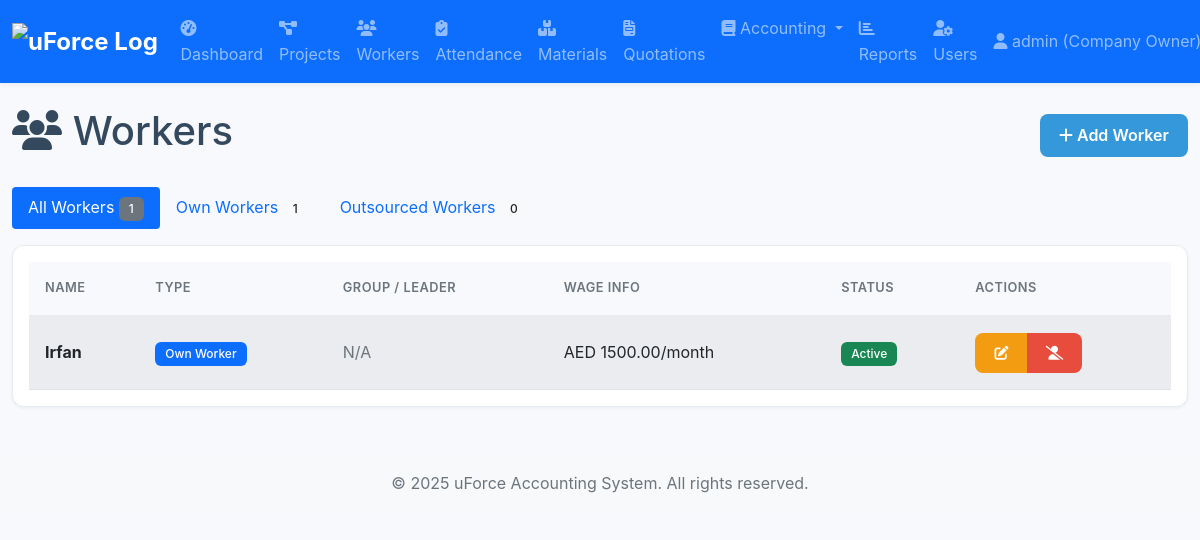
/workers/ (signed in), run on the app's committed database.
### accounts/models.py (models this page shows, shortened)
class CustomUser(AbstractUser):
    ROLE_CHOICES = (('admin', 'Admin'), ('owner', 'Company Owner'), ('supervisor', 'Supervisor'), ('foreman', 'Foreman'))
    role = models.CharField(max_length=20, choices=ROLE_CHOICES)
    phone = models.CharField(max_length=15, blank=True)

### workers/models.py (models this page shows, shortened)
class Worker(models.Model):
    WORKER_TYPES = (
        ('own', 'Own Worker'),
        ('outsourced', 'Outsourced Worker'),
    )
    name = models.CharField(max_length=100)
    worker_type = models.CharField(max_length=20, choices=WORKER_TYPES)
    group = models.ForeignKey(
        OutsourcedGroup,
        on_delete=models.SET_NULL,
        null=True,
        blank=True,
        related_name='members'
    )
    fixed_wage = models.DecimalField(max_digits=10, decimal_places=2, default=0, help_text="Monthly salary for 'Own' workers.")
    dob = models.DateField(verbose_name="Date of Birth", null=True, blank=True)
    daily_wage = models.DecimalField(max_digits=10, decimal_places=2, default=0, help_text="Daily wage for 'Outsourced' workers.")
    contact = models.CharField(max_length=15, blank=True)
    ot1_rate = models.DecimalField(max_digits=10, decimal_places=2, default=0, verbose_name="OT1 Rate", help_text="Overtime rate per hour for normal days.")
    ot2_rate = models.DecimalField(max_digits=10, decimal_places=2, default=0, verbose_name="OT2 Rate", help_text="Overtime rate per hour for holidays.")
    is_active = models.BooleanField(default=True)
    created_at = models.DateTimeField(auto_now_add=True, null=True)

### workers/views.py (the view)
# urls.py: path('', views.worker_list_view, name='worker_list'),
@login_required
def worker_list_view(request):
    base_workers = Worker.objects.filter(is_active=True)
    type_filter = request.GET.get('type')
    counts = base_workers.aggregate(
        all=Count('id'),
        own=Count('id', filter=Q(worker_type='own')),
        outsourced=Count('id', filter=Q(worker_type='outsourced'))
    )
    if type_filter in ['own', 'outsourced']:
        display_workers = base_workers.filter(worker_type=type_filter)
    else:
        display_workers = base_workers
    context = {
        'workers': display_workers.select_related('group', 'group__leader').order_by('name'),
        'counts': counts,
        'current_filter': type_filter,
    }
    return render(request, 'workers/worker_list.html', context)

### accounts/templatetags/auth_extras.py (called while the page is built)
@register.filter(name='has_role')
def has_role(user, role_names):
    if not hasattr(user, 'role'):
        return False
    roles = [role.strip() for role in role_names.split(',')]
    return user.role in roles

### templates/workers/worker_list.html (shortened to what this page needs)
{% extends 'base.html' %}
{% load auth_extras %}
{% block content %}
<div class="d-flex justify-content-between align-items-center mb-4">
    <h1><i class="fas fa-users"></i> Workers</h1>
    {% if user|has_role:'admin,owner,supervisor' %}
    <a href="{% url 'worker_create' %}" class="btn btn-primary"><i class="fas fa-plus"></i> Add Worker</a>
    {% endif %}
</div>
<ul class="nav nav-pills mb-3">
    <li class="nav-item">
        <a class="nav-link {% if not current_filter %}active{% endif %}" href="{% url 'worker_list' %}">
            All Workers <span class="badge bg-secondary">{{ counts.all }}</span>
        </a>
    </li>
    <li class="nav-item">
        <a class="nav-link {% if current_filter == 'own' %}active{% endif %}" href="?type=own">
            Own Workers <span class="badge bg-light text-dark">{{ counts.own }}</span>
        </a>
    </li>
    <li class="nav-item">
        <a class="nav-link {% if current_filter == 'outsourced' %}active{% endif %}" href="?type=outsourced">
            Outsourced Workers <span class="badge bg-light text-dark">{{ counts.outsourced }}</span>
        </a>
    </li>
</ul>
<div class="card">
    <div class="card-body">
        <div class="table-responsive">
            <table class="table table-striped table-hover">
                <thead>
                    <tr>
                        <th>Name</th>
                        <th>Type</th>
                        <th>Group / Leader</th>
                        <th>Wage Info</th>
                        <th>Status</th>
                        <th>Actions</th>
                    </tr>
                </thead>
                <tbody>
                    {% for worker in workers %}
                    <tr>
                        <td data-label="Name"><strong>{{ worker.name }}</strong></td>
                        <td data-label="Type"><span class="badge bg-{% if worker.worker_type == 'own' %}primary{% else %}secondary{% endif %}">{{ worker.get_worker_type_display }}</span></td>
                        <td data-label="Group / Leader">
                            {% if worker.worker_type == 'outsourced' %}
                                {{ worker.group.name|default:"N/A" }}
                                <br><small class="text-muted">Leader: {{ worker.group.leader.name|default:"N/A" }}</small>
                            {% else %}
                                <span class="text-muted">N/A</span>
                            {% endif %}
                        </td>
                        <td data-label="Wage Info">
                            {% if worker.worker_type == 'own' %}
                                AED {{ worker.fixed_wage|floatformat:2 }}/month
                            {% else %}
                                AED {{ worker.daily_wage|floatformat:2 }}/day
                            {% endif %}
                        </td>
                        <td data-label="Status"><span class="badge bg-{% if worker.is_active %}success{% else %}danger{% endif %}">{% if worker.is_active %}Active{% else %}Inactive{% endif %}</span></td>
                        <td data-label="Actions">
                            <div class="btn-group">
                                {% if user|has_role:'admin,owner,supervisor' %}
                                <a href="{% url 'worker_update' worker.id %}" class="btn btn-sm btn-warning" title="Edit"><i class="fas fa-edit"></i></a>
                                {% endif %}
                                {% if user|has_role:'admin,owner' %}
                                <button type="button" class="btn btn-sm {% if worker.is_active %}btn-danger{% else %}btn-success{% endif %}"
                                    title="{% if worker.is_active %}Deactivate{% else %}Activate{% endif %}"
                                    data-bs-toggle="modal" data-bs-target="#confirmDeleteModal"
                                    onclick="setupConfirmationModal('{% url 'worker_toggle_active' worker.id %}', 'Confirm Status Change', 'Are you sure you want to {% if worker.is_active %}deactivate{% else %}activate{% endif %} {{ worker.name|escapejs }}?', '{% if worker.is_active %}Deactivate{% else %}Activate{% endif %}')">
                                    <i class="fas {% if worker.is_active %}fa-user-slash{% else %}fa-user-check{% endif %}"></i>
                                </button>
                                {% endif %}
                            </div>
                        </td>
                    </tr>
                    {% empty %}
                    <tr><td colspan="6" class="text-center text-muted py-4">No workers found for this filter.</td></tr>
                    {% endfor %}
                </tbody>
            </table>
        </div>
    </div>
</div>
{% endblock %}

### templates/base.html (shortened to what this page needs)
{% load static %}
{% load auth_extras %}
<!DOCTYPE html>
<html lang="en">
<head>
    <link href="{% static 'css/bootstrap.min.css' %}" rel="stylesheet">
    <link href="https://cdnjs.cloudflare.com/ajax/libs/font-awesome/6.1.1/css/all.min.css" rel="stylesheet">
    <link href="{% static 'css/styles.css' %}" rel="stylesheet">
</head>
<body>
    <nav class="navbar navbar-expand-lg navbar-dark bg-primary sticky-top">
        <div class="container-fluid">
            <a class="navbar-brand" href="{% url 'dashboard' %}">
                <img src="{% static 'images/logo.png' %}" alt="uForce Logo">
            </a>
            <div class="collapse navbar-collapse" id="mainNavbar">
                <ul class="navbar-nav me-auto mb-2 mb-lg-0">
                    <li class="nav-item"><a class="nav-link" href="{% url 'dashboard' %}"><i class="fas fa-tachometer-alt"></i> Dashboard</a></li>
                    <li class="nav-item"><a class="nav-link" href="{% url 'project_list' %}"><i class="fas fa-project-diagram"></i> Projects</a></li>
                    <li class="nav-item"><a class="nav-link" href="{% url 'worker_list' %}"><i class="fas fa-users"></i> Workers</a></li>
                    <li class="nav-item"><a class="nav-link" href="{% url 'attendance_list' %}"><i class="fas fa-clipboard-check"></i> Attendance</a></li>
                    <li class="nav-item"><a class="nav-link" href="{% url 'material_list' %}"><i class="fas fa-boxes-stacked"></i> Materials</a></li>
                    <li class="nav-item"><a class="nav-link" href="{% url 'quotation_list' %}"><i class="fas fa-file-invoice"></i> Quotations</a></li>
                    {% if user|has_role:'admin,owner' %}
                    <li class="nav-item dropdown">
                        <a class="nav-link dropdown-toggle" href="#" id="accountingDropdown" role="button" data-bs-toggle="dropdown">
                            <i class="fas fa-book"></i> Accounting
                        </a>
                    </li>
                    <li class="nav-item"><a class="nav-link" href="{% url 'reports_dashboard' %}"><i class="fas fa-chart-bar"></i> Reports</a></li>
                    <li class="nav-item"><a class="nav-link" href="{% url 'user_list' %}"><i class="fas fa-user-cog"></i> Users</a></li>
                    {% endif %}
                </ul>
                <ul class="navbar-nav">
                    {% if user.is_authenticated %}
                    <li class="nav-item dropdown">
                        <a class="nav-link dropdown-toggle" href="#" id="userDropdown" role="button" data-bs-toggle="dropdown" aria-expanded="false">
                            <i class="fas fa-user"></i> {{ user.username }} ({{ user.get_role_display }})
                        </a>
                    </li>
                    {% else %}
                    <li class="nav-item"><a class="nav-link" href="{% url 'login' %}"><i class="fas fa-sign-in-alt"></i> Login</a></li>
                    {% endif %}
                </ul>
            </div>
        </div>
    </nav>
    <main class="container-fluid mt-4">
        {% block content %}{% endblock %}
    </main>
    <footer class="bg-light text-center text-muted mt-5 py-3">
        <div class="container-fluid">
            &copy; {% now "Y" %} uForce Accounting System. All rights reserved.
        </div>
    </footer>
</body>
</html>

### static/css/styles.css (style rules this page uses)
:root { --primary-color: #2c3e50; --secondary-color: #3498db; --success-color: #27ae60; --warning-color: #f39c12; --danger-color: #e74c3c; --info-color: #17a2b8; --light-color: #ecf0f1; --dark-color: #2c3e50; --body-bg: #f7f9fc; --card-bg: #ffffff; --text-color: #34495e; --border-color: #e9ecef; --shadow-color: rgba(44, 62, 80, 0.07); }
* { margin: 0; padding: 0; box-sizing: border-box; }
body { font-family: -apple-system, BlinkMacSystemFont, "Segoe UI", Roboto, "Helvetica Neue", Arial, sans-serif; background-color: var(--body-bg); line-height: 1.6; color: var(--text-color); -webkit-font-smoothing: antialiased; -moz-osx-font-smoothing: grayscale; }
a { color: var(--secondary-color); text-decoration: none; transition: color 0.2s ease-in-out; }
.navbar { box-shadow: 0 2px 4px var(--shadow-color); background-color: var(--card-bg); }
.navbar-brand { font-weight: 700; font-size: 1.5rem; }
.card { border: 1px solid var(--border-color); border-radius: 0.75rem; box-shadow: 0 1px 3px var(--shadow-color); transition: all 0.2s ease-in-out; margin-bottom: 1.5rem; background-color: var(--card-bg); }
.table { margin-bottom: 0; }
.table thead th { font-weight: 600; text-transform: uppercase; letter-spacing: 0.5px; background-color: var(--body-bg); border-bottom: 2px solid var(--border-color); border-top: none; padding: 1rem; font-size: 0.8rem; color: #6c757d; }
.table tbody td { padding: 1rem; vertical-align: middle; border-top: 1px solid var(--border-color); color: var(--text-color); }
.table-striped tbody tr:nth-of-type(odd) td { background-color: var(--body-bg); }
.btn { border-radius: 0.5rem; font-weight: 600; padding: 0.6rem 1.2rem; transition: all 0.2s ease; border: none; }
.btn-primary { background-color: var(--secondary-color); color: white; }
.btn-warning { background-color: var(--warning-color); color: white; }
.btn-danger { background-color: var(--danger-color); color: white; }
.badge { font-weight: 500; padding: 6px 10px; border-radius: 6px; }
footer { padding-top: 3rem; padding-bottom: 3rem; margin-top: auto; }

### templates/base.html (style rules this page uses)
.navbar-brand img { height: 40px; width: auto; }

### data on the page
CustomUser: username "admin", role "Company Owner"
Worker: name "Irfan", worker_type "Own Worker", shows "N/A", fixed_wage "1500.00", is_active "Active"

### other printed values
{{ counts.all }} "1"
{{ counts.own }} "1"
{{ counts.outsourced }} "0"
